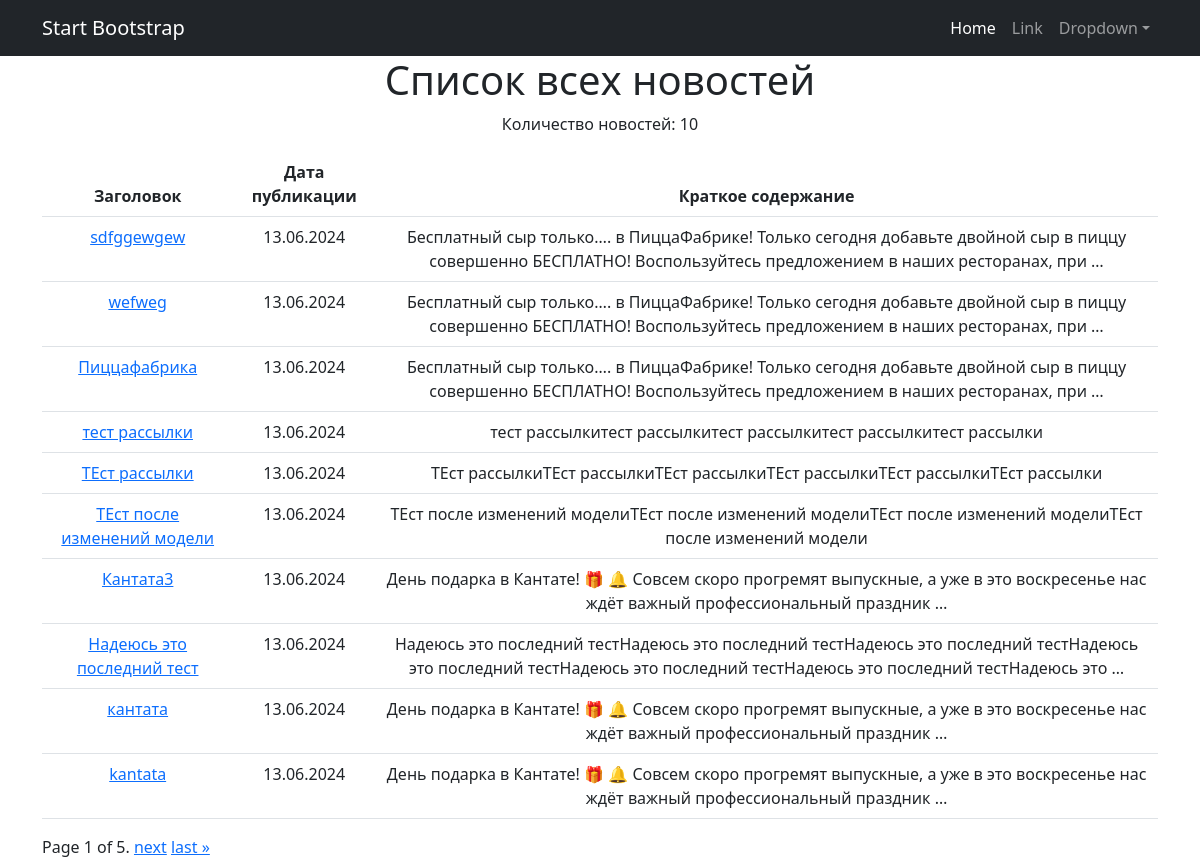
The page /news/ on the database as committed earlier.
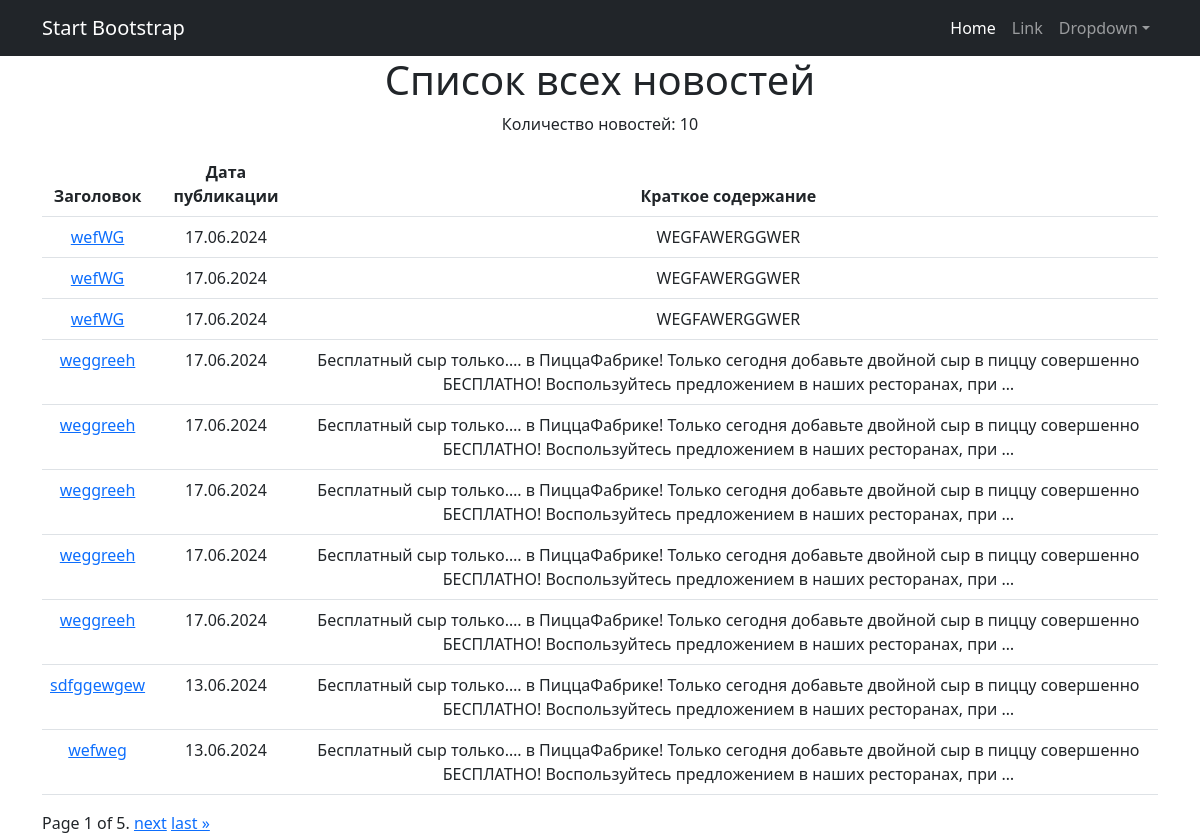
The same page on the database as committed later.
### news/models.py (models this page shows, shortened)
class Article(models.Model):
    title = models.CharField(max_length=255)
    content = models.TextField()
    category = models.ForeignKey(Category, related_name='articles', on_delete=models.CASCADE)
    created_at = models.DateTimeField(auto_now_add=True)
    class Meta:
        managed = False
        db_table = 'news_post'

### news/views.py (the view)
# urls.py: path('', views.news_list, name='news_list'),
def news_list(request):
    news_list = Post.objects.order_by('-created_at')
    paginator = Paginator(news_list, 10)  # Пагинация, по 10 новостей на страницу
    page = request.GET.get('page')
    try:
        news = paginator.page(page)
    except PageNotAnInteger:
        news = paginator.page(1)
    except EmptyPage:
        news = paginator.page(paginator.num_pages)
    return render(request, 'news/news_list.html', {'news': news})

### news/templates/news/news_list.html (shortened to what this page needs)
{% extends 'news/default.html' %}
{% load custom_filters %}
{% block content %}
<h1>Список всех новостей</h1>
<p>Количество новостей: {{ news|length }}</p>
{% if news %}
    <table class="table">
        <thead>
            <tr>
                <th>Заголовок</th>
                <th>Дата публикации</th>
                <th>Краткое содержание</th>
            </tr>
        </thead>
        <tbody>
            {% for post in news %}
            <tr>
                <td><a href="{% url 'news_detail' post.id %}">{{ post.title }}</a></td>
                <td>{{ post.created_at|date:"d.m.Y" }}</td>
                <td>{{ post.content|truncatewords_html:20 }}</td>
            </tr>
            {% endfor %}
        </tbody>
    </table>
    {% if news.has_other_pages %}
    <div class="pagination">
        <span class="step-links">
            <span class="current">
                Page {{ news.number }} of {{ news.paginator.num_pages }}.
            </span>
            {% if news.has_next %}
                <a href="?page={{ news.next_page_number }}">next</a>
                <a href="?page={{ news.paginator.num_pages }}">last &raquo;</a>
            {% endif %}
        </span>
    </div>
    {% endif %}
{% else %}
    <p>Нет новостей.</p>
{% endif %}
{% endblock %}

Rows that differ between the two databases and show on the page:
no longer on this page (row unchanged): Article: title "Пиццафабрика", created_at "13.06.2024", content "Бесплатный сыр только…. в ПиццаФабрике! Только сегодня добавьте двойной сыр в пиццу совершенно БЕСПЛАТНО! Воспользуйтесь предложением в наших ресторанах, при …"
no longer on this page (row unchanged): Article: title "тест рассылки", created_at "13.06.2024", content "тест рассылкитест рассылкитест рассылкитест рассылкитест рассылки"
no longer on this page (row unchanged): Article: title "ТЕст рассылки", created_at "13.06.2024", content "ТЕст рассылкиТЕст рассылкиТЕст рассылкиТЕст рассылкиТЕст рассылкиТЕст рассылки"
no longer on this page (row unchanged): Article: title "ТЕст после изменений модели", created_at "13.06.2024", content "ТЕст после изменений моделиТЕст после изменений моделиТЕст после изменений моделиТЕст после изменений модели"
no longer on this page (row unchanged): Article: title "Кантата3", created_at "13.06.2024", content "День подарка в Кантате! 🎁 🔔 Совсем скоро прогремят выпускные, а уже в это воскресенье нас ждёт важный профессиональный праздник …"
no longer on this page (row unchanged): Article: title "Надеюсь это последний тест", created_at "13.06.2024", content "Надеюсь это последний тестНадеюсь это последний тестНадеюсь это последний тестНадеюсь это последний тестНадеюсь это последний тестНадеюсь это последний тестНадеюсь это …"
no longer on this page (row unchanged): Article: title "кантата", created_at "13.06.2024", content "День подарка в Кантате! 🎁 🔔 Совсем скоро прогремят выпускные, а уже в это воскресенье нас ждёт важный профессиональный праздник …"
no longer on this page (row unchanged): Article: title "kantata", created_at "13.06.2024", content "День подарка в Кантате! 🎁 🔔 Совсем скоро прогремят выпускные, а уже в это воскресенье нас ждёт важный профессиональный праздник …"
added Article: title "wefWG", created_at "17.06.2024", content "WEGFAWERGGWER"
added Article: title "wefWG", created_at "17.06.2024", content "WEGFAWERGGWER"
added Article: title "wefWG", created_at "17.06.2024", content "WEGFAWERGGWER"
added Article: title "weggreeh", created_at "17.06.2024", content "Бесплатный сыр только…. в ПиццаФабрике! Только сегодня добавьте двойной сыр в пиццу совершенно БЕСПЛАТНО! Воспользуйтесь предложением в наших ресторанах, при …"
added Article: title "weggreeh", created_at "17.06.2024", content "Бесплатный сыр только…. в ПиццаФабрике! Только сегодня добавьте двойной сыр в пиццу совершенно БЕСПЛАТНО! Воспользуйтесь предложением в наших ресторанах, при …"
added Article: title "weggreeh", created_at "17.06.2024", content "Бесплатный сыр только…. в ПиццаФабрике! Только сегодня добавьте двойной сыр в пиццу совершенно БЕСПЛАТНО! Воспользуйтесь предложением в наших ресторанах, при …"
added Article: title "weggreeh", created_at "17.06.2024", content "Бесплатный сыр только…. в ПиццаФабрике! Только сегодня добавьте двойной сыр в пиццу совершенно БЕСПЛАТНО! Воспользуйтесь предложением в наших ресторанах, при …"
added Article: title "weggreeh", created_at "17.06.2024", content "Бесплатный сыр только…. в ПиццаФабрике! Только сегодня добавьте двойной сыр в пиццу совершенно БЕСПЛАТНО! Воспользуйтесь предложением в наших ресторанах, при …"
